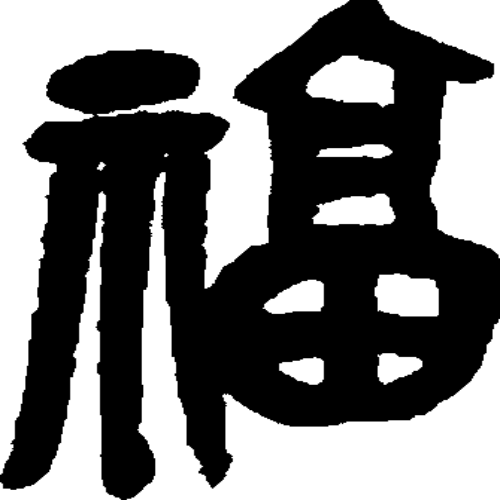
#> input picture testdata/0002.png, 500 x 500 px, found by its file name
$ jupyter execute --allow-errors spatialmatch.ipynb
#> lines starting #> are read from the running program, lines starting #| are printed output that depends on the picture
[cell 1]
import cv2
from matplotlib import pyplot as plt
from feature import feature


img=cv2.imread("testdata/0002.png")
#> img is the input picture: shape (500, 500, 3); min 0, max 255, mean 117.2
plt.imshow(img)

[cell 2]
subimg=img[150:350,150:350]
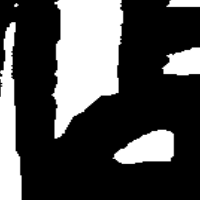
#> subimg: shape (200, 200, 3); min 0, max 255, mean 76.1
plt.imshow(subimg)

[cell 3]
cv2.imwrite("./test1.png",subimg)
#> Out = True

[cell 4]
import os

from tqdm import tqdm
from feature import match
path="traindata/fu/"
matches=[]
#> (the rest of this cell did not finish here and is left out)

[cell 5]
a=plt.hist(matches,bins=15,range=(0,1))
plt.ylim((0,100))
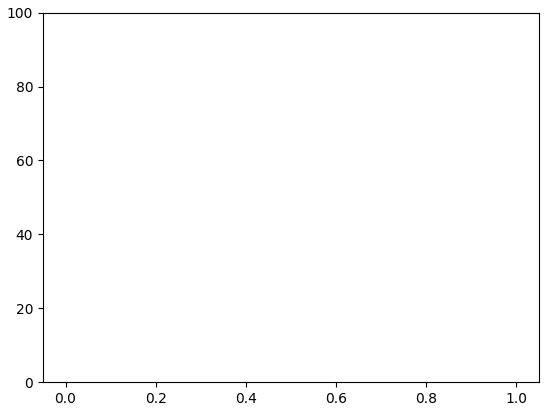
#> figure drawn by matplotlib, 1 panel

$ run again, with testdata/0001.png copied over testdata/0002.png
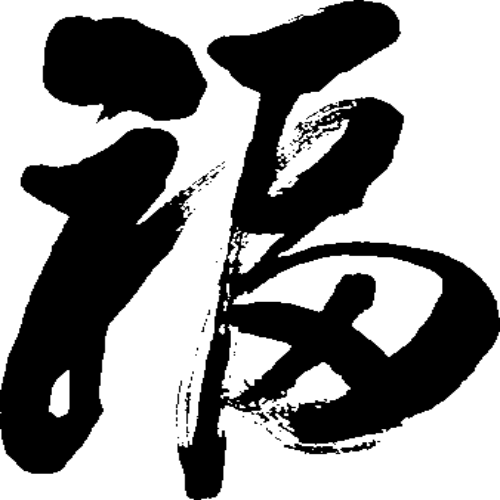
#> input picture testdata/0001.png, 500 x 500 px, found by its file name
#> img is the input picture: shape (500, 500, 3); min 0, max 255, mean 144.2
#> `subimg=img[150:350,150:350]`:
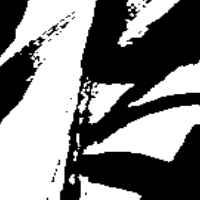
#> subimg: shape (200, 200, 3); min 0, max 255, mean 130.2
#> Out = True

$ run again, with testdata/0003.png copied over testdata/0002.png
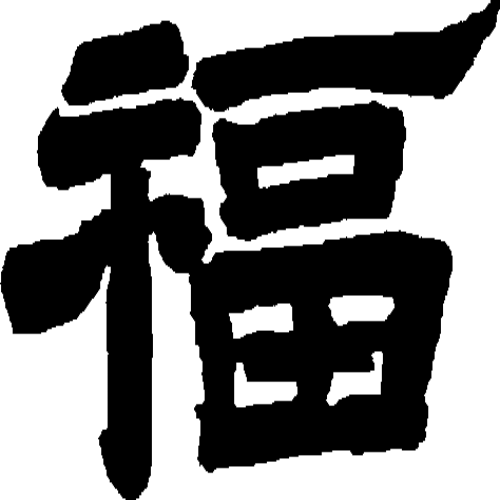
#> input picture testdata/0003.png, 500 x 500 px, found by its file name
#> img is the input picture: shape (500, 500, 3); min 0, max 255, mean 127.8
#> `subimg=img[150:350,150:350]`:
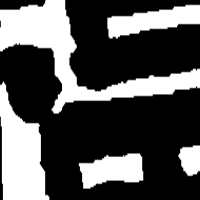
#> subimg: shape (200, 200, 3); min 0, max 255, mean 84.9
#> Out = True
